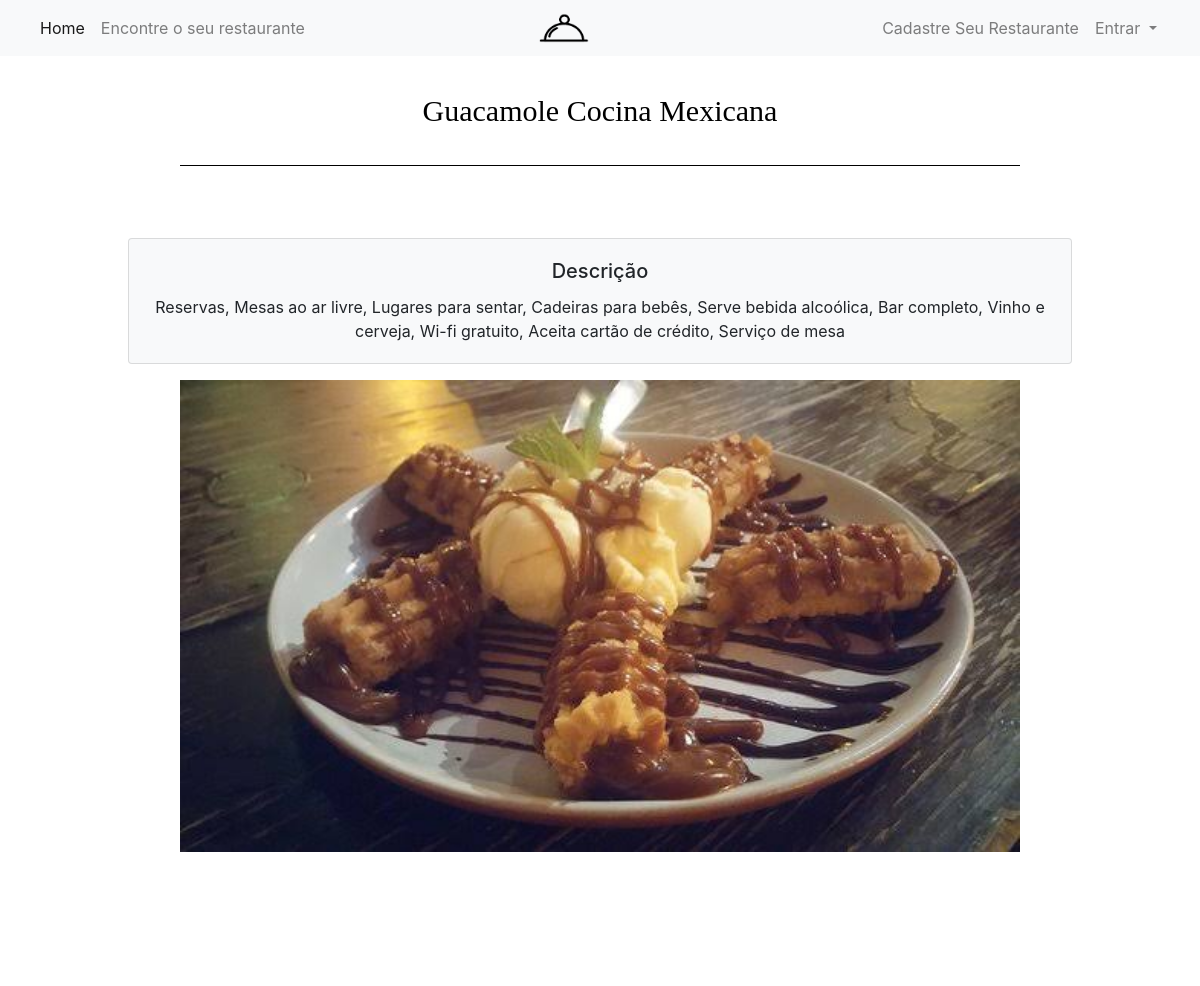
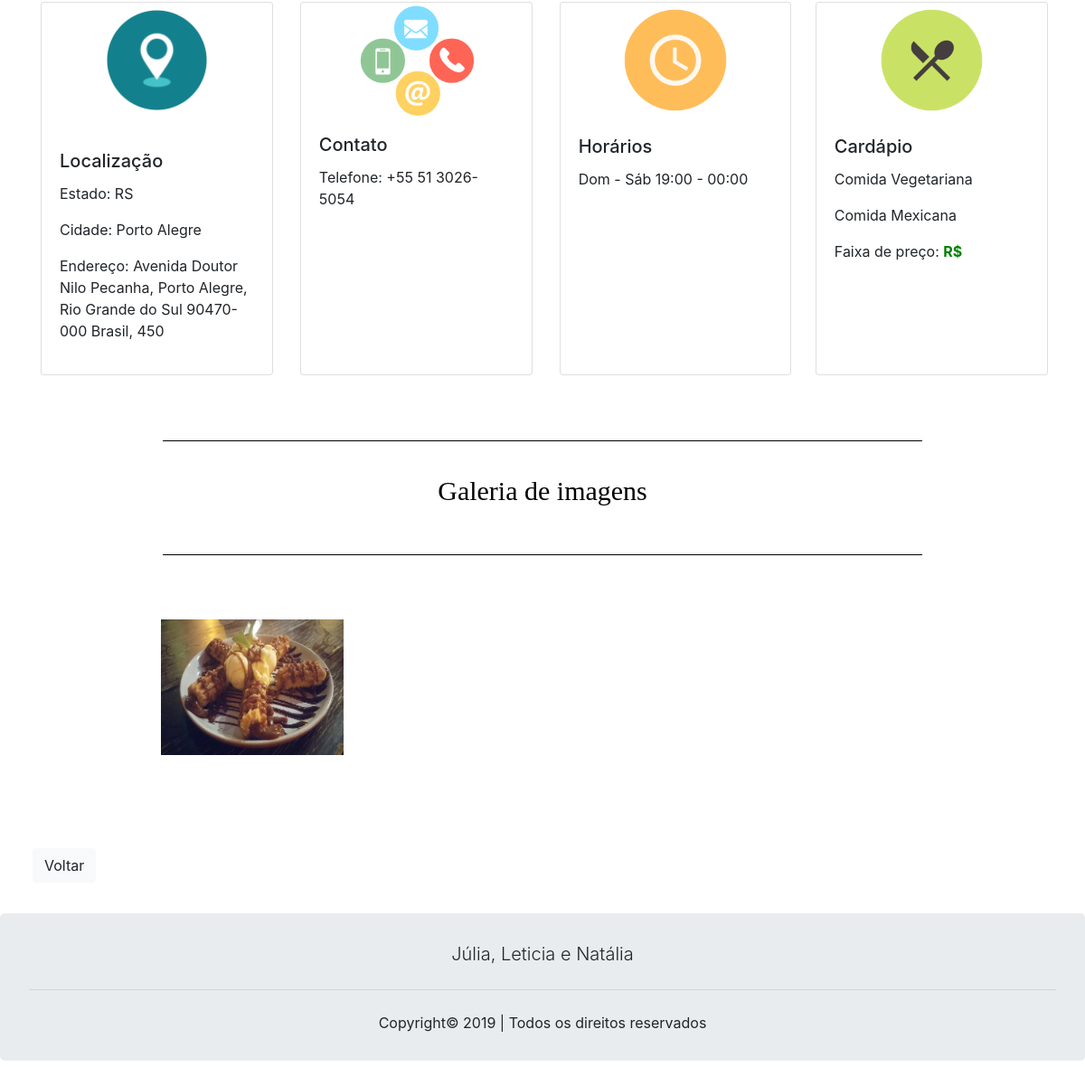
Screenshot of /read_restaurante.php?id_rest=22 with the database file from the repository (2 pictures, top to bottom).
### tables this page shows
CREATE TABLE `restaurante` (
  `id_rest` int(80) NOT NULL,
  `nome` varchar(100) NOT NULL,
  `descricao` varchar(800) NOT NULL,
  `telefone` varchar(255) NOT NULL,
  `horario_funcionamento` char(100) NOT NULL,
  `estado` varchar(2) NOT NULL,
  `preco` varchar(15) NOT NULL,
  `endereco` varchar(100) NOT NULL,
  `numero` int(100) NOT NULL,
  `cidade` varchar(200) NOT NULL,
  `usuario_id_user` int(11) NOT NULL
);

CREATE TABLE `tipo_comida` (
  `id_comida` int(11) NOT NULL,
  `categoria` varchar(25) NOT NULL,
  `restaurante_id_rest` int(80) NOT NULL
);

### read_restaurante.php (the view, shortened to what this page needs)
<?php
include "cabecalho.php";
$id_rest = null;
if(!empty($_GET['id_rest']))
{
  $id_rest = $_REQUEST['id_rest'];
}
if(null==$id_rest)
{
  header("Location: index.php");
}
else
{
 $pdo = Banco::conectar();
 $pdo->setAttribute(PDO::ATTR_ERRMODE, PDO::ERRMODE_EXCEPTION);
 $sql = "SELECT * FROM restaurante where id_rest = ?";
 $a = 'SELECT t.categoria FROM restaurante r
inner join restaurante_categoria c on (c.id_restaurante=r.id_rest)
inner join tipo_comida t on (t.id_comida=c.id_tipo_comida)
where id_rest = ?';
 $q = $pdo->prepare($sql);
 $r = $pdo->prepare($a);
 $q->execute(array($id_rest));
 $r->execute(array($id_rest));
 $data = $q->fetch(PDO::FETCH_ASSOC);
 $dataa = $r->fetchAll();
}
?>
<!DOCTYPE html>
<html lang="pt-br">
<br>
<head>
  <link rel="stylesheet" href="assets/css/bootstrap.min.css">
  <link rel="stylesheet" href="/assets/css/bootstrap.min.css">
  <link rel="stylesheet" href="/assets/css/Bootstrap/bootstrap.min.css">
  <link rel="stylesheet" type="text/css" href="assets/css/index.css">
   <link rel="stylesheet" href="//maxcdn.bootstrapcdn.com/font-awesome/4.3.0/css/font-awesome.min.css">
    <link rel="stylesheet" href="estilo1.css">
  <link rel="stylesheet" href="https://stackpath.bootstrapcdn.com/bootstrap/4.1.3/css/bootstrap.min.css">
  <link rel="stylesheet" href="https://maxcdn.bootstrapcdn.com/bootstrap/4.0.0/css/bootstrap.min.css">
</head>
<body>
  <nav class="nav justify-content-center">
    <a class="nav-link" style="color: black; font-size: 30px; font-family:all;"><?php echo $data['nome'];?></a>
  </nav>
  <br>
  <div id="linha" style="width: 70%; border-bottom: 1.2px solid #000000; position: center; margin-left: 15%;
}"> </div>
<br><br>
<br>
<center>
  <div class="card bg-light mb-3" style="max-width: 59rem;">
    <div class="card-body">
      <h5 class="card-title">Descrição</h5>
      <p class="card-text"> <?php echo $data['descricao'];?></p>
    </div>
  </div></center>
  <div>
    <?php
    $img_dir = "imagens/restaurantes/". $id_rest . "/";
    if (is_dir($img_dir)) {
      $image = glob($img_dir . "*")[0];
      echo '<center><div>
      <img src="'.$image.'" style="width: 70%";></img>
      </div></center>';
    } else {
      echo '<center><img src="img/sem-imagem.png"; style="width: 30%;"></center>';
    }
    ?>
  </div>
<br>
<br>
<br>
<br>
<br>
<div class="card-deck" style="margin-left: 2.5%; width: 95%">
  <div class="card"><center>
    <img src="img/localizacao.jpg" class="card-img-top" alt="..." style="width: 50%"></center>
    <div class="card-body">
      <p class="card-text"><h5 class="card-title">Localização</h5>
        <p class="card-text">Estado: <?php echo $data['estado'];?></p>
        <p class="card-text">Cidade: <?php echo $data['cidade'];?></p>
        <p class="card-text">Endereço: <?php echo $data['endereco'];?>, <?php echo $data['numero'];?></p></p>
      </div>
    </div>
    <div class="card">
      <center>
       <img src="img/contato.png" class="card-img-top" alt="..." style="width: 50%">
     </center>
     <div class="card-body">
      <h5 class="card-title">Contato</h5>
      <p class="card-text">Telefone: <?php echo $data['telefone'];?></p>
    </div>
  </div>
  <div class="card" style="margin-right: 1%;">
    <center>
      <img src="img/hora.png" class="card-img-top" alt="..." style="width: 50%">
    </center>
    <div class="card-body">
      <h5 class="card-title">Horários</h5>
      <p class="card-text"><?php echo $data['horario_funcionamento'];?></p>
    </div>
  </div>
  <div class="card" style="margin-right: 1%;">
    <center>
      <img src="img/sobre.png" class="card-img-top" alt="..." style="width: 50%">
    </center>
    <div class="card-body">
      <h5 class="card-title">Cardápio</h5>
      <?php
foreach ($dataa as $key => $value) {
      echo '<p class="card-text"> Comida '.$value['categoria'].'</p>';
}
      ?>
      <p class="card-text">Faixa de preço: <strong style="color: green">R$ </strong><?php echo $data['preco'];?></p>
    </div>
  </div>
</div>
<br>
<br>
<br>
<div id="linha" style="width: 70%; border-bottom: 1.2px solid #000000; position: center; margin-left: 15%;}"> </div>
<br>
<nav class="nav justify-content-center">
  <a class="nav-link" style="color: black; font-size: 30px; font-family:all;">Galeria de imagens </a>
</nav>
<br>
<div id="linha" style="width: 70%; border-bottom: 1.2px solid #000000; position: center; margin-left: 15%;"> </div>
 <?php
 $img_dir = "imagens/restaurantes/". $id_rest . "/";
 if (is_dir($img_dir)) {
  $images = glob($img_dir . "*");
  $contador = 0;
  echo '<div style="width: 10%; display: inline">';
  foreach ($images as $image) {
  echo '
  <div data-toggle="modal" data-target="#exampleModal'.$contador.'" style="margin-left: 14%; margin-right: 2%"; >';
  $contador++;
    echo '<img  class="fotogrande" src="'.$image.'" style=" width: 20%;
    height: 150px;
    background: gray;
    border-radius: 0%;
    float: left;
    margin-top: 7%;
    margin-left: 1%""/></img>
    </div>
    </div>
    </div>'
    ;
  }
} else {
  echo '<center>Este restaurante não possui imagens cadastradas</center><br></br>';
}
?>
<br>
<br>
<br>
<br>
<br>
<br>
<br>
<a href="index.php" type="btn" class="btn btn-light" style="margin-left: 3%; float:left;">Voltar</a>
<br>
<br>
</body>
</html>
<?php
include 'rodape.php';
?>

### assets/css/index.css (style rules this page uses)
div#linha { border-bottom: 1.2px solid #000000; position: center; margin-left: 15%; }

### rows the page displays
restaurante: nome "Guacamole Cocina Mexicana", descricao "Reservas, Mesas ao ar livre, Lugares para sentar, Cadeiras para bebês, Serve bebida alcoólica, Bar completo, Vinho e cerveja, Wi-fi gratuito, Aceita cartão de crédito, Serviço de mesa", estado "RS", cidade "Porto Alegre", endereco "Avenida Doutor Nilo Pecanha, Porto Alegre, Rio Grande do Sul 90470-000 Brasil", numero "450", telefone "+55 51 3026-5054", horario_funcionamento "Dom - Sáb 19:00 - 00:00"
tipo_comida: categoria "Vegetariana"
tipo_comida: categoria "Mexicana"
